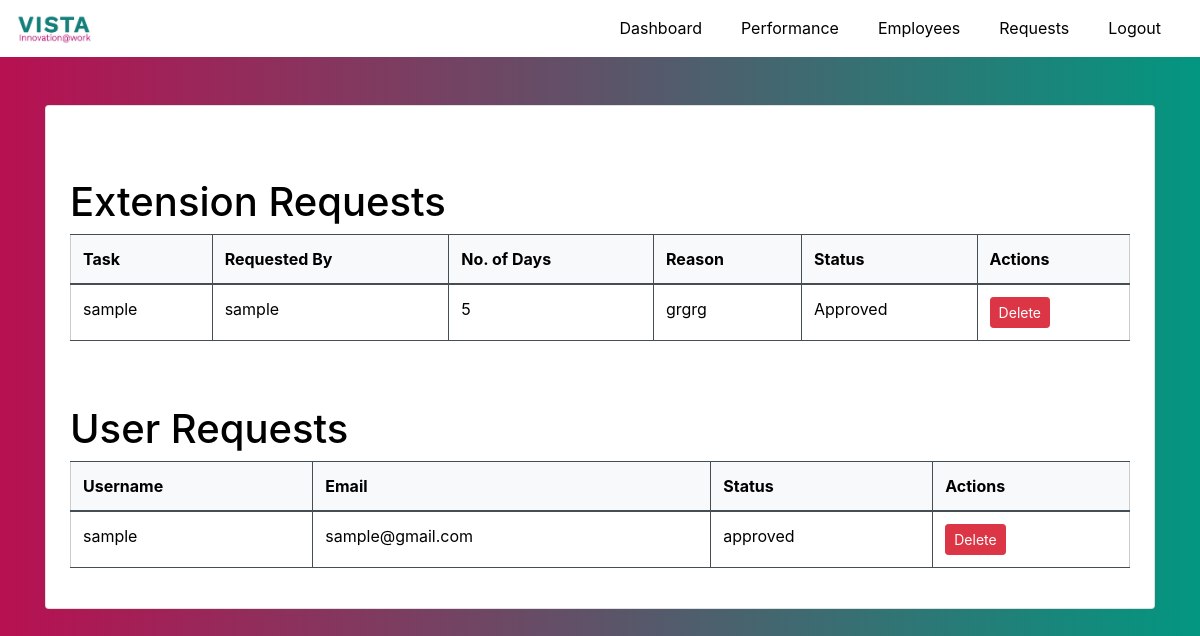
/admin/requests (signed in), run on an earlier commit of the app's database.
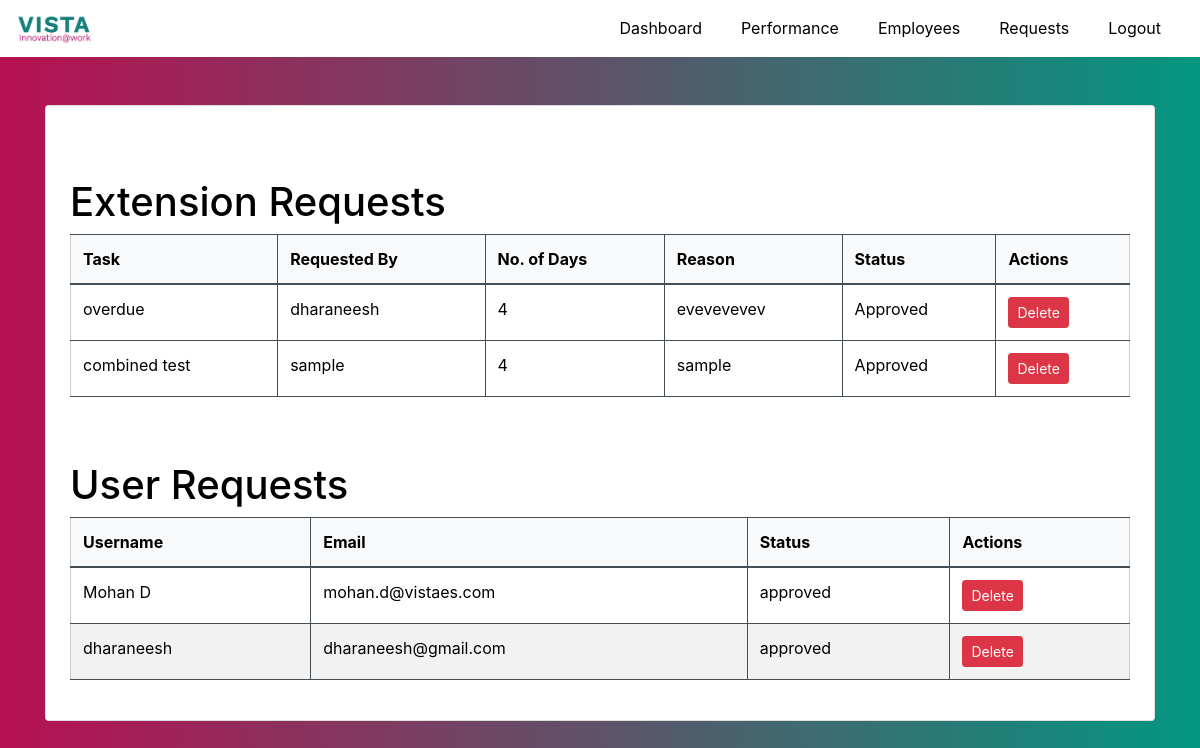
And on a later commit of the database.
### website/models.py (models this page shows, shortened)
class ExtensionRequest(db.Model):
    id = db.Column(db.Integer, primary_key=True)
    task_id = db.Column(db.Integer, db.ForeignKey('task.id', ondelete='CASCADE'), nullable=False)
    user_id = db.Column(db.Integer, db.ForeignKey('user.id', ondelete='CASCADE'), nullable=False)
    no_of_days = db.Column(db.Integer, nullable=False)
    reason = db.Column(db.Text, nullable=False)
    status = db.Column(db.String(50), nullable=False, default='Pending')
    task = db.relationship('Task', back_populates='extension_requests')
    requesting_user = db.relationship('User', back_populates='extension_requests', overlaps="user")

class Task(db.Model):
    id = db.Column(db.Integer, primary_key=True)
    title = db.Column(db.String(150), nullable=False)
    description = db.Column(db.Text, nullable=False)
    category = db.Column(db.String(100), nullable=False)  # New field for category
    start_date = db.Column(db.Date, nullable=False)
    end_date = db.Column(db.Date, nullable=False)
    status = db.Column(db.String(50), nullable=False, default='Ongoing')
    assigned_by = db.Column(db.Integer, db.ForeignKey('user.id', ondelete='CASCADE'), nullable=False)
    assignments = db.relationship('TaskAssignment', back_populates='task', cascade="all, delete-orphan")
    extension_requests = db.relationship('ExtensionRequest', back_populates='task', cascade="all, delete-orphan")

class User(UserMixin, db.Model):
    id = db.Column(db.Integer, primary_key=True)
    username = db.Column(db.String(150), unique=True, nullable=False)
    password = db.Column(db.String(150), nullable=False)
    role = db.Column(db.String(50), nullable=False)
    email = db.Column(db.String(150), unique=True, nullable=False)
    assigned_tasks = db.relationship('TaskAssignment', backref='assigned_to', lazy=True, cascade="all, delete-orphan")
    tasks_assigned = db.relationship('Task', backref=db.backref('assigned_by_user'), lazy=True)
    extension_requests = db.relationship('ExtensionRequest', back_populates='requesting_user', lazy=True, overlaps="user", cascade="all, delete-orphan")

class UserRequest(db.Model):
    id = db.Column(db.Integer, primary_key=True)
    username = db.Column(db.String(150), unique=True, nullable=False)
    email = db.Column(db.String(150), unique=True, nullable=False)
    password = db.Column(db.String(150), nullable=False)
    role = db.Column(db.String(50), nullable=False, default='employee')
    status = db.Column(db.String(50), nullable=False, default='pending')

### website/auth.py (the view)
@auth.route('/admin/requests', methods=['GET'])
def view_requests():
    if current_user.role == 'admin':
        extension_requests = ExtensionRequest.query.all()
        requests = UserRequest.query.filter_by(role='employee').all()
        return render_template('admin/user_request.html', extension_requests=extension_requests, requests=requests)
    elif current_user.role == 'superuser' :
        user_requests = UserRequest.query.all()
        return render_template('superuser/superuser_requests.html', user_requests=user_requests)
    else:
        return redirect(url_for('main.home'))

### website/templates/admin/user_request.html (shortened to what this page needs)
{% extends "base.html" %}
{% block navbar %}
<nav class="navbar navbar-expand-lg navbar-dark">
  <a class="navbar-brand" href="#">
    <img src="{{ url_for('static', filename='vista-logo.jpg') }}" alt="TaskManager Logo" height="30">
  </a>
  <div class="collapse navbar-collapse" id="navbarNav">
    <ul class="navbar-nav ml-auto">
      <li class="nav-item">
        <a class="nav-link" href="{{ url_for('main.admin_dashboard') }}">Dashboard</a>
      </li>
      <li class="nav-item">
        <a class="nav-link" href="{{ url_for('main.performance') }}">Performance</a>
      </li>
      <li class="nav-item">
        <a class="nav-link" href="{{ url_for('main.employees') }}">Employees</a>
      </li>
      <li class="nav-item">
        <a class="nav-link" href="{{ url_for('auth.view_requests') }}">Requests</a>
      </li>
      <li class="nav-item">
        <a class="nav-link" href="{{ url_for('auth.logout') }}">Logout</a>
      </li>
    </ul>
  </div>
</nav>
{% endblock %}
{% block content %}
<div class="container mt-5">
  <div class="card p-4">
  <div class="row mt-5">
    <div class="col-md-12">
        <h1>Extension Requests</h1>
        <table class="table table-striped table-dark">
            <thead>
                <tr>
                    <th>Task</th>
                    <th>Requested By</th>
                    <th>No. of Days</th>
                    <th>Reason</th>
                    <th>Status</th>
                    <th>Actions</th>
                </tr>
            </thead>
            <tbody>
                {% for extension_request in extension_requests %}
                <tr>
                    <td>{{ extension_request.task.title }}</td>
                    <td>{{ extension_request.requesting_user.username }}</td>
                    <td>{{ extension_request.no_of_days }}</td>
                    <td>{{ extension_request.reason }}</td>
                    <td>{{ extension_request.status }}</td>
                    <td>
                        <form action="{{ url_for('main.delete_extension_request', request_id=extension_request.id) }}" method="post" style="display: inline;">
                            <button type="submit" class="btn btn-sm btn-danger">Delete</button>
                        </form>
                    </td>
                </tr>
                {% endfor %}
            </tbody>
        </table>
    </div>
  </div>
  <div class="row mt-5">
    <div class="col-md-12">
      <h1>User Requests</h1>
      <table class="table table-dark">
          <thead>
              <tr>
                  <th>Username</th>
                  <th>Email</th>
                  <th>Status</th>
                  <th>Actions</th>
              </tr>
          </thead>
          <tbody>
              {% for request in requests %}
              <tr>
                  <td>{{ request.username }}</td>
                  <td>{{ request.email }}</td>
                  <td>{{ request.status }}</td>
                  <td>
                      <div class="d-flex">
                        <form action="{{ url_for('auth.delete_request', request_id=request.id) }}" method="post" style="display: inline;">
                            <button type="submit" class="btn btn-sm btn-danger">Delete</button>
                        </form>
                      </div>
                  </td>
              </tr>
              {% endfor %}
          </tbody>
      </table>
    </div>
  </div>
</div>
{% endblock %}

### website/templates/base.html (shortened to what this page needs)
<!DOCTYPE html>
<html lang="en">
<head>
  <link rel="stylesheet" href="https://stackpath.bootstrapcdn.com/bootstrap/4.5.2/css/bootstrap.min.css">
  <link rel="stylesheet" href="{{ url_for('static', filename='home.css') }}">
  <link rel="stylesheet" href="{{ url_for('static', filename='dark-theme.css') }}">
</head>
<body>
  {% block navbar %}{% endblock %}
  <div class="container-fluid">
    {% block content %}{% endblock %}
  </div>
</body>
</html>

### website/static/home.css (style rules this page uses)
body { background: linear-gradient(to right, rgb(184, 16, 81), hwb(171 1% 41%)); color: #000000; }
.navbar { padding: 0.5rem 1rem; background: #ffffff; }
.navbar-brand { font-size: 1.2rem; font-weight: bold; color: #000000 !important; }
.navbar-nav { margin-left: auto; }
.nav-link { font-size: 1rem; margin: 0 0.5rem; color: #000000; }
.container { color: #000000; }
.table { background-color: #ffffff; color: #000000; }
.table thead th { background-color: #f8f9fa; color: #000000; }
.table tbody tr { background-color: #ffffff; color: #000000; }

### website/static/dark-theme.css (style rules this page uses)
body { background: linear-gradient(to right, rgb(184, 16, 81), hwb(171 1% 41%)); color: #000000; }
.navbar { background-color: #ffffff; }
.navbar-brand { font-weight: bold; color: #000000 !important; }
.navbar-nav .nav-item .nav-link { color: #000000 !important; margin-right: 15px; }
.table-striped tbody tr:nth-of-type(odd) { background-color: #f9f9f9; }
.table-striped tbody tr:nth-of-type(even) { background-color: #ffffff; }
table { width: 100%; border-collapse: collapse; border: 1px solid #ccc; }
th, td { padding: 12px; text-align: left; border: 1px solid #ccc; word-wrap: normal; }
th { background-color: #007bff; color: white; }
tbody tr:nth-child(even) { background-color: #f2f2f2; }
th:first-child, td:first-child { border-left: none; }
th:last-child, td:last-child { border-right: none; }

What changed in the data, as far as the page shows it:
removed ExtensionRequest: task "sample", requesting_user.username "sample", no_of_days "5", reason "grgrg", status "Approved"
removed UserRequest: username "sample", email "sample@gmail.com", status "approved"
added ExtensionRequest: task "overdue", requesting_user.username "dharaneesh", no_of_days "4", reason "evevevevev", status "Approved"
added ExtensionRequest: task "combined test", requesting_user.username "sample", no_of_days "4", reason "sample", status "Approved"
added UserRequest: username "Mohan D", email "mohan.d@vistaes.com", status "approved"
added UserRequest: username "dharaneesh", email "dharaneesh@gmail.com", status "approved"
